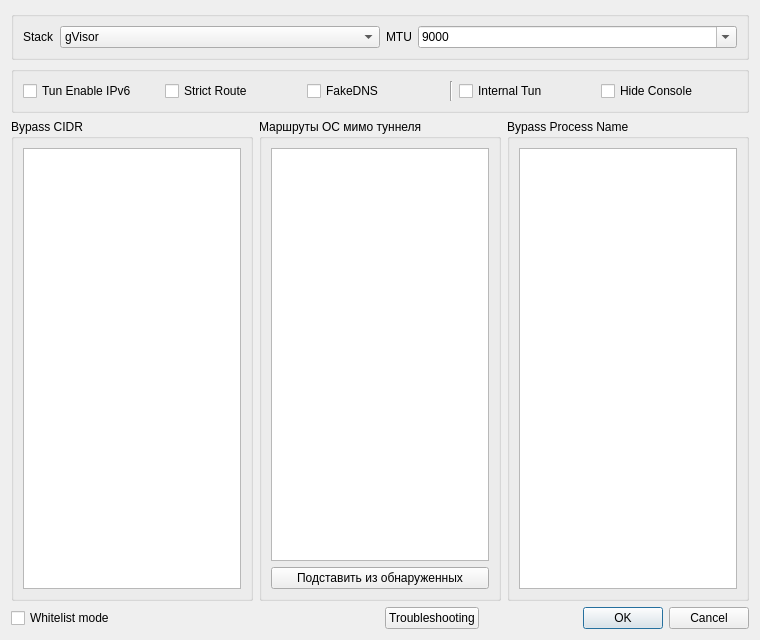
<?xml version="1.0" encoding="UTF-8"?>
<ui version="4.0">
 <class>DialogVPNSettings</class>
 <widget class="QDialog" name="DialogVPNSettings">
  <property name="geometry">
   <rect>
    <x>0</x>
    <y>0</y>
    <width>760</width>
    <height>640</height>
   </rect>
  </property>
  <property name="windowTitle">
   <string>Tun Settings</string>
  </property>
  <layout class="QVBoxLayout" name="verticalLayout">
   <item>
    <widget class="QGroupBox" name="groupBox">
     <property name="sizePolicy">
      <sizepolicy hsizetype="Preferred" vsizetype="Maximum">
       <horstretch>0</horstretch>
       <verstretch>0</verstretch>
      </sizepolicy>
     </property>
     <layout class="QHBoxLayout" name="horizontalLayout_5">
      <item>
       <widget class="QLabel" name="label_4">
        <property name="sizePolicy">
         <sizepolicy hsizetype="Maximum" vsizetype="Preferred">
          <horstretch>0</horstretch>
          <verstretch>0</verstretch>
         </sizepolicy>
        </property>
        <property name="text">
         <string>Stack</string>
        </property>
       </widget>
      </item>
      <item>
       <!-- Order MUST match Preset::SingBox::VpnImplementation {"gvisor","system","mixed"}:
            the index is stored verbatim as vpn_impl and used to index that list. The items
            used to read Mixed/gVisor/System, so every label named a different stack than the
            one applied — picking "Mixed" gave gvisor, and the shipped default (2) displayed
            as "System" while actually running mixed. Reordering the labels keeps every stored
            value meaning exactly what it did, so no migration is needed. -->
       <widget class="QComboBox" name="vpn_implementation">
        <item>
         <property name="text">
          <string notr="true">gVisor</string>
         </property>
        </item>
        <item>
         <property name="text">
          <string notr="true">System</string>
         </property>
        </item>
        <item>
         <property name="text">
          <string notr="true">Mixed</string>
         </property>
        </item>
       </widget>
      </item>
      <item>
       <widget class="QLabel" name="label_10">
        <property name="sizePolicy">
         <sizepolicy hsizetype="Maximum" vsizetype="Preferred">
          <horstretch>0</horstretch>
          <verstretch>0</verstretch>
         </sizepolicy>
        </property>
        <property name="text">
         <string notr="true">MTU</string>
        </property>
       </widget>
      </item>
      <item>
       <widget class="QComboBox" name="vpn_mtu">
        <property name="editable">
         <bool>true</bool>
        </property>
        <item>
         <property name="text">
          <string notr="true">9000</string>
         </property>
        </item>
        <item>
         <property name="text">
          <string notr="true">1500</string>
         </property>
        </item>
       </widget>
      </item>
     </layout>
    </widget>
   </item>
   <item>
    <widget class="QGroupBox" name="horizontalGroupBox_2">
     <layout class="QHBoxLayout" name="horizontalLayout">
      <item>
       <widget class="QCheckBox" name="vpn_ipv6">
        <property name="text">
         <string>Tun Enable IPv6</string>
        </property>
       </widget>
      </item>
      <item>
       <widget class="QCheckBox" name="strict_route">
        <property name="text">
         <string>Strict Route</string>
        </property>
       </widget>
      </item>
      <item>
       <widget class="QCheckBox" name="fake_dns">
        <property name="text">
         <string>FakeDNS</string>
        </property>
       </widget>
      </item>
      <item>
       <widget class="Line" name="line">
        <property name="orientation">
         <enum>Qt::Vertical</enum>
        </property>
       </widget>
      </item>
      <item>
       <widget class="QCheckBox" name="single_core">
        <property name="toolTip">
         <string>Add a tun inbound to the profile startup, instead of using two processes.
This needs GreenRhythm to be run with administrator privileges.</string>
        </property>
        <property name="text">
         <string>Internal Tun</string>
        </property>
       </widget>
      </item>
      <item>
       <widget class="QCheckBox" name="hide_console">
        <property name="text">
         <string>Hide Console</string>
        </property>
       </widget>
      </item>
     </layout>
    </widget>
   </item>
   <item>
    <layout class="QHBoxLayout" name="horizontalLayout_2">
     <item>
      <widget class="QGroupBox" name="gb_cidr">
       <property name="title">
        <string>Bypass CIDR</string>
       </property>
       <layout class="QVBoxLayout" name="verticalLayout_2">
        <item>
         <widget class="QPlainTextEdit" name="vpn_rule_cidr"/>
        </item>
       </layout>
      </widget>
     </item>
     <item>
      <widget class="QGroupBox" name="gb_route_exclude">
       <property name="title">
        <string>Маршруты ОС мимо туннеля</string>
       </property>
       <property name="toolTip">
        <string>Сети, которые останутся доступны в обход туннеля: домашний VPN, рабочая сеть, NAS. Это таблица маршрутов системы, а не правило внутри туннеля.</string>
       </property>
       <layout class="QVBoxLayout" name="verticalLayout_5">
        <item>
         <widget class="QPlainTextEdit" name="vpn_route_exclude_extra"/>
        </item>
        <item>
         <widget class="QPushButton" name="fill_from_detected">
          <property name="text">
           <string>Подставить из обнаруженных</string>
          </property>
         </widget>
        </item>
       </layout>
      </widget>
     </item>
     <item>
      <widget class="QGroupBox" name="gb_process_name">
       <property name="title">
        <string>Bypass Process Name</string>
       </property>
       <layout class="QVBoxLayout" name="verticalLayout_4">
        <item>
         <widget class="QPlainTextEdit" name="vpn_rule_process"/>
        </item>
       </layout>
      </widget>
     </item>
    </layout>
   </item>
   <item>
    <layout class="QHBoxLayout" name="horizontalLayout_3">
     <item>
      <widget class="QCheckBox" name="whitelist_mode">
       <property name="toolTip">
        <string>Whether blacklisted or whitelisted, your traffic will be handled by greenrhythm_core (sing-tun). This is NOT equal to &quot;process mode&quot; of some software.</string>
       </property>
       <property name="text">
        <string>Whitelist mode</string>
       </property>
      </widget>
     </item>
     <item>
      <spacer name="horizontalSpacer">
       <property name="orientation">
        <enum>Qt::Horizontal</enum>
       </property>
       <property name="sizeHint" stdset="0">
        <size>
         <width>40</width>
         <height>20</height>
        </size>
       </property>
      </spacer>
     </item>
     <item>
      <widget class="QPushButton" name="troubleshooting">
       <property name="text">
        <string>Troubleshooting</string>
       </property>
      </widget>
     </item>
     <item>
      <widget class="QDialogButtonBox" name="buttonBox">
       <property name="standardButtons">
        <set>QDialogButtonBox::Cancel|QDialogButtonBox::Ok</set>
       </property>
      </widget>
     </item>
    </layout>
   </item>
  </layout>
 </widget>
 <tabstops>
  <tabstop>vpn_implementation</tabstop>
  <tabstop>vpn_mtu</tabstop>
  <tabstop>vpn_ipv6</tabstop>
  <tabstop>strict_route</tabstop>
  <tabstop>fake_dns</tabstop>
  <tabstop>single_core</tabstop>
  <tabstop>hide_console</tabstop>
  <tabstop>vpn_rule_cidr</tabstop>
  <tabstop>vpn_rule_process</tabstop>
  <tabstop>whitelist_mode</tabstop>
  <tabstop>troubleshooting</tabstop>
 </tabstops>
 <resources/>
 <connections>
  <connection>
   <sender>buttonBox</sender>
   <signal>accepted()</signal>
   <receiver>DialogVPNSettings</receiver>
   <slot>accept()</slot>
   <hints>
    <hint type="sourcelabel">
     <x>399</x>
     <y>575</y>
    </hint>
    <hint type="destinationlabel">
     <x>399</x>
     <y>299</y>
    </hint>
   </hints>
  </connection>
  <connection>
   <sender>buttonBox</sender>
   <signal>rejected()</signal>
   <receiver>DialogVPNSettings</receiver>
   <slot>reject()</slot>
   <hints>
    <hint type="sourcelabel">
     <x>399</x>
     <y>575</y>
    </hint>
    <hint type="destinationlabel">
     <x>399</x>
     <y>299</y>
    </hint>
   </hints>
  </connection>
 </connections>
</ui>
